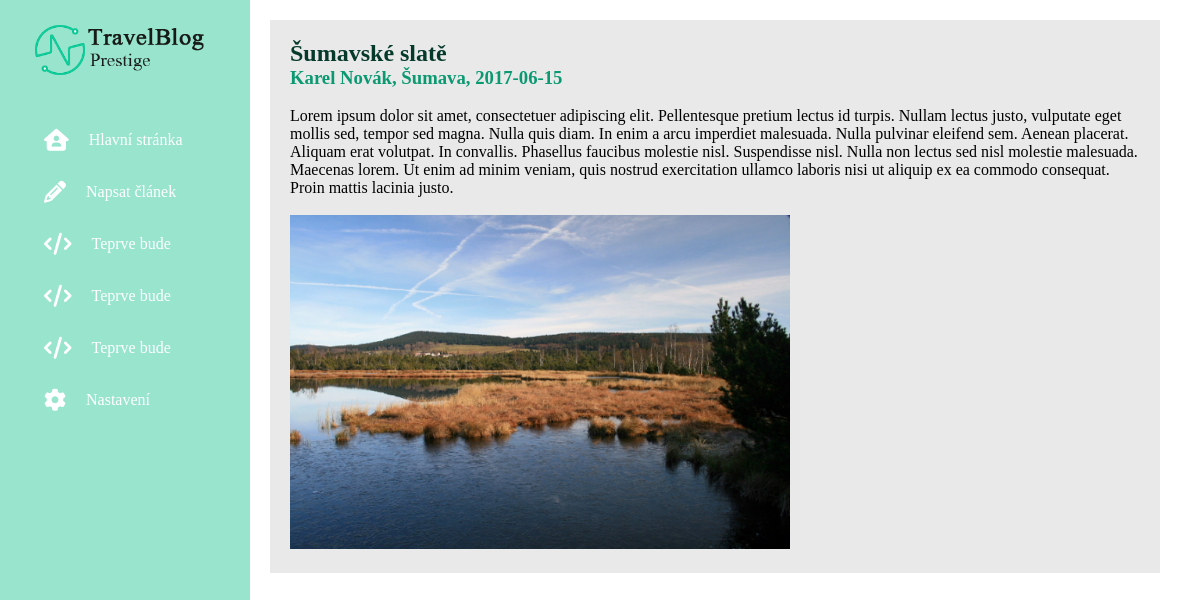
The app's page /clanek.php?id=1 with its own data.
### tables this page shows
CREATE TABLE `Articles` (
  `idArticles` int(10) NOT NULL AUTO_INCREMENT,
  `Title` varchar(119) NOT NULL,
  `Content` longtext NOT NULL,
  `ProfileImg` varchar(44) DEFAULT NULL,
  `Author` int(10) NOT NULL,
  `Destination` int(10) NOT NULL,
  `DatePublic` date NOT NULL,
  PRIMARY KEY (`idArticles`),
  KEY `Author_idx` (`Author`),
  KEY `Destination_idx` (`Destination`),
  FOREIGN KEY (`Author`) REFERENCES `Users` (`idUsers`) ON DELETE NO ACTION ON UPDATE NO ACTION,
  FOREIGN KEY (`Destination`) REFERENCES `Destination` (`idDestination`) ON DELETE NO ACTION ON UPDATE NO ACTION
);

CREATE TABLE `Users` (
  `idUsers` int(11) NOT NULL AUTO_INCREMENT,
  `UserName` varchar(45) NOT NULL,
  `User` varchar(45) NOT NULL,
  `UserEmail` varchar(45) NOT NULL,
  `Pasword` varchar(45) NOT NULL,
  `Role` set('admin','delegate') NOT NULL,
  PRIMARY KEY (`idUsers`),
  UNIQUE KEY `UserEmail_UNIQUE` (`UserEmail`)
);

CREATE TABLE `Destination` (
  `idDestination` int(11) NOT NULL AUTO_INCREMENT,
  `Name` varchar(45) NOT NULL,
  PRIMARY KEY (`idDestination`)
);

### ClanekObjekt.php (called while the page is built, shortened)
<?php
class Clanek
{
    private $title;
    private $content;
    private $image;
    private $author;
    private $destination;
    private $date;
    public function __construct($clanekId)
    {
        $servername = "localhost";
        $username = "root";
        $password = "";
        $database = "travelblog";
        $conn = new mysqli($servername, $username, $password, $database);
        $query = "SELECT * FROM articles WHERE idArticles = $clanekId";
        $result = $conn->query($query);
        $articleAssoc = $result->fetch_assoc();
        $this->title = $articleAssoc['Title'];
        $this->content = $articleAssoc['Content'];
        $this->image = $articleAssoc['ProfileImg'];
        $this->date = $articleAssoc['DatePublic'];
        $query = "SELECT User FROM users WHERE idUsers = '".$articleAssoc['Author']."'";
        $result = $conn->query($query);
        $this->author = $result->fetch_assoc()['User'];
        $query = "SELECT Name FROM destination WHERE idDestination = '".$articleAssoc['Destination']."'";
        $result = $conn->query($query);
        $this->destination = $result->fetch_assoc()['Name'];
    }
    public function get_title()
    {
        return $this->title;
    }
    public function get_content()
    {
        return $this->content;
    }
    public function get_image()
    {
        return $this->image;
    }
    public function get_author()
    {
        return $this->author;
    }
    public function get_destination()
    {
        return $this->destination;
    }
    public function get_date()
    {
        return $this->date;
    }
}
?>

### clanek.php (the view, shortened to what this page needs)
<?php
require "./ClanekObjekt.php";
$clanek = new Clanek($_GET["id"]);
?>
<!DOCTYPE html>
<html lang="en">
<head>
    <link rel="stylesheet" href="./css/style.css">
</head>
<body>
<div class="header">
        <div class="side-nav">
            <a href="./index.php" class="logo">
                <img src="./img/logo.png" alt="logo" class="logo-img">
            </a>
            <ul class="nav-links">
                <li><a href="./index.php"><i class="fa-solid fa-house-user"></i><p>Hlavní stránka</p></a></li>
                <li><a href="./napsatClanek.php"><i class="fa-solid fa-pencil"></i><p>Napsat článek</p></a></li>
                <li><a href="./temporary.php"><i class="fa-solid fa-code"></i><p>Teprve bude</p></a></li>
                <li><a href="./temporary.php"><i class="fa-solid fa-code"></i><p>Teprve bude</p></a></li>
                <li><a href="./temporary.php"><i class="fa-solid fa-code"></i><p>Teprve bude</p></a></li>
                <li><a href="./nastaveni.php"><i class="fa-solid fa-gear"></i><p>Nastavení</p></a></li>
            </ul>
        </div>
    </div>
    <div class="body_right">
    <?php
        echo '<div class="clanek_background">';
        echo "<h2>".$clanek->get_title()."</h2>";
        echo "<h3>".$clanek->get_author().", ".$clanek->get_destination().", ".$clanek->get_date()."</h3><br>";
        echo "<p>".$clanek->get_content()."</p>";
        echo "<br>";
        echo "<img src='".$clanek->get_image()."' alt='clanekImage' width='500'>";
    ?>
</body>
</html>

### css/style.css (style rules this page uses)
* { margin: 0; padding: 0; box-sizing: border-box; }
.header { width: 300px; background: #ffffff; }
.side-nav { width: 250px; height: 100%; background: #98e4cc; position: fixed; top: 0; bottom: 0; padding: 20px 30px; }
.logo { display: block; margin-bottom: 30px; }
.logo-img { width: 180px; }
.nav-links { list-style: none; position: relative; }
.nav-links li { padding: 5px 0; }
.nav-links li a { color: #ffffff; text-decoration: none; padding: 10px 14px; display: flex; align-items: center; }
.nav-links li a i { font-size: 22px; margin-right: 20px; }
.body_right { margin: 20px 20px 20px 270px; }
.clanek_background { display: block; text-justify: center; background: #e9e9e9; margin: 20px 20px 20px 0px; padding: 20px; }
.clanek_background h2 { color: #053a2b; }
.clanek_background h3 { color: #0b9971; }

### records on screen
articles: Title "Šumavské slatě", DatePublic "2017-06-15", Content "Lorem ipsum dolor sit amet, consectetuer adipiscing elit. Pellentesque pretium lectus id turpis. Nullam lectus justo, vulputate eget mollis sed, tempor sed magna. Nulla quis diam. In enim a arcu imperdiet malesuada. Nulla pulvinar eleifend sem. Aenean placerat. Aliquam erat volutpat. In convallis. Phasellus faucibus molestie nisl. Suspendisse nisl. Nulla non lectus sed nisl molestie malesuada. Maecenas lorem. Ut enim ad minim veniam, quis nostrud exercitation ullamco laboris nisi ut aliquip ex ea commodo consequat. Proin mattis lacinia justo.", ProfileImg (picture)
users: User "Karel Novák"
destination: Name "Šumava"
